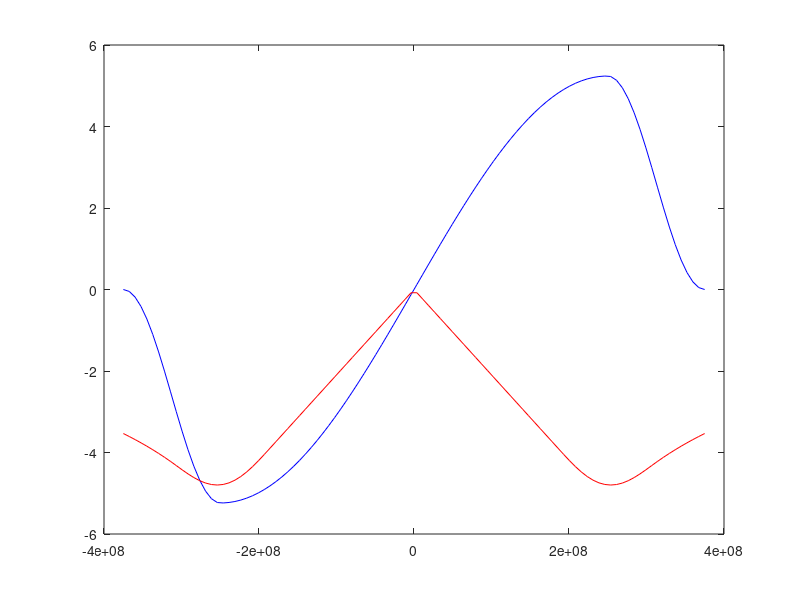
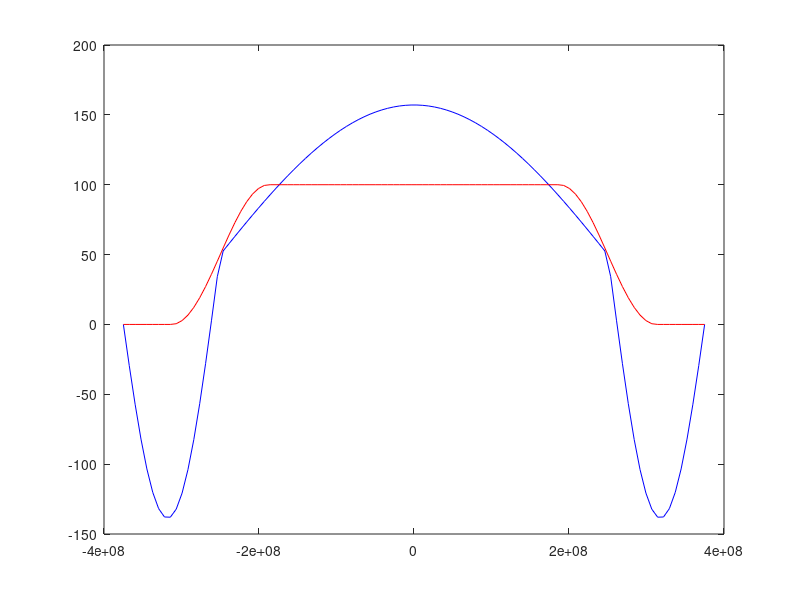
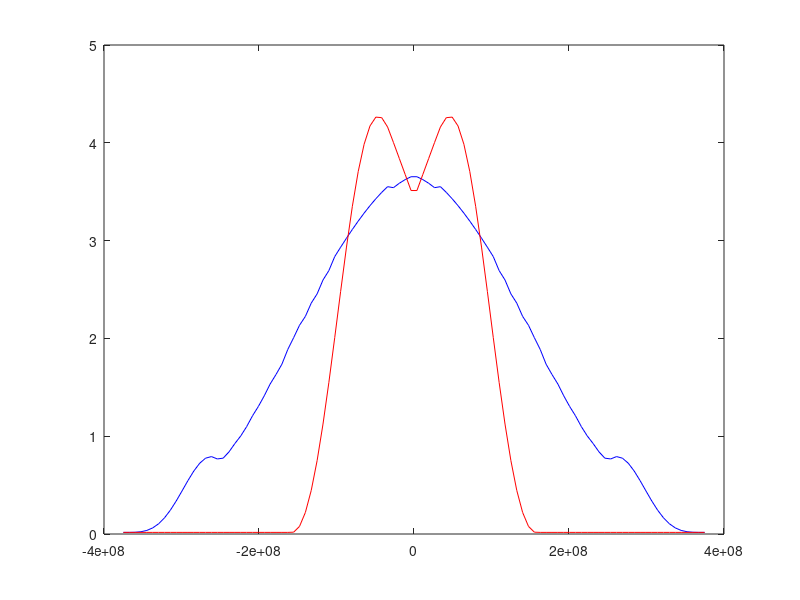

The MATLAB source for these figures, in order:
function pruebaequilibrio

j0 = 100;
h0  = 6.25e8;     % 0.625e3 km
r0  = 2.5e8;      % 2.5e3 km
Del = 1.25e8;     % 1.25e3 km (Delta)
c = 29979245800;  % speed of light cm/s
p0 = 0.01657;


n = 100;
r = -(r0+Del):2*(r0+Del)/(n-1):r0+Del;
Bphi = zeros(n,1);
jz = Bphi;
pres = Bphi;

ni = 100; % intervals


for i = 1:n
    if (abs(r(i)) < r0);
        Bphi(i) = 2*pi/c*j0*r0*sin(pi/2*r(i)/r0);
        jz(i)   = 0.5*j0*r0/r(i)*(pi/2*r(i)/r0*cos(pi/2*r(i)/r0) + ...
                  sin(pi/2*r(i)/r0));
    else
        Bphi(i) = sign(r(i))*pi*j0/c*r0*(1 - sin(pi*(r(i) - (r0 + Del/2))/Del));
        jz(i) = sign(r(i))*0.25*j0*r0/r(i)*(1 - pi*r(i)/Del*cos(pi/Del*(r(i) - r0 - Del/2)) - ...
                                 sin(pi/Del*(r(i) - r0 - Del/2)));
    end
    
    intBphij = 0;
    interval = (r0 + Del - abs(r(i)))/(ni-1);
    for j = 1:ni
        Ri = abs(r(i)) + (j-0.5)*interval;
        if (abs(Ri) < r0)
            
%             disp('oooooooooooooooooooooooooooo')
            Bj = 2*pi/c*j0*r0*sin(pi/2*Ri/r0);
            jj   = -0.5*j0*r0/Ri*(pi/2*Ri/r0*cos(pi/2*Ri/r0) + ...
                  sin(pi/2*Ri/r0));
%             pause
        else
            Bj = sign(Ri)*pi*j0/c*r0*(1 - sin(pi*(Ri - (r0 + Del/2))/Del));
            jj = sign(Ri)*0.25*j0*r0/Ri*(1 - pi*Ri/Del*cos(pi/Del*(Ri - r0 - Del/2)) - ...
                                 sin(pi/Del*(Ri - r0 - Del/2)));            
        end
                
%       intBphij
        intBphij = intBphij + 1/c*Bj*jj*interval;        
    end
    pres(i) = p0 - intBphij;
    
    
end
                             
         
BphiW = zeros(n,1);
jzW = BphiW;
presW = BphiW;
for i = 1:n
    R = abs(r(i));
    if (R >= 0. && R <= r0 - Del/2)
        BphiW(i) = -2.*pi/c*j0*R;
        jzW(i) = j0;
    elseif (R > r0 - Del/2 && R <= r0 + Del/2)
        BphiW(i) = -2.*pi*j0/(c*R)*(0.5*(r0 - Del/2.)^2 - (Del/pi)^2 + ...
                    R^2/2. + Del*R/pi*sin(pi/Del*(R - r0 + Del/2.)) + ...
                    (Del/pi)^2*cos(pi/Del*(R - r0 + Del/2.)) );
        jzW(i) = 0.5d0*j0*(cos(pi*(R - r0 + Del/2)/Del) + 1.);
           
    else
        BphiW(i) = -2.*pi*j0/(c*R)*(r0^2 + (Del/2.)^2 - 2.*(Del/pi)^2);
        BphiW(i)
        jzW(i) = 0;
    end    
    
    intBphij = 0;
    interval = r0 + Del/2 - R/(ni-1);
    for j = 1:ni
        Ri = R + (j-0.5)*interval;
        if (Ri <= r0 - Del/2)
            Bj = -2.*pi/c*j0*Ri;
            jj = j0;
        elseif (Ri > r0 - Del/2 && Ri <= r0 + Del/2) 
            Bj = -2.*pi*j0/(c*Ri)*(0.5*(r0 - Del/2.)^2 - (Del/pi)^2 + ...
                    Ri^2/2. + Del*Ri/pi*sin(pi/Del*(Ri - r0 + Del/2.)) + ...
                    (Del/pi)^2*cos(pi/Del*(Ri - r0 + Del/2.)) );
            jj = 0.5d0*j0*(cos(pi*(Ri - r0 + Del/2)/Del) + 1.);
        else
            jj = 0;
        end
                
        intBphij = intBphij + 1/c*Bj*jj*interval;        
    end
    presW(i) = p0 - intBphij;
    
    
    
    
end   
figure; plot(r,Bphi,'-b'); hold on; plot(r,BphiW,'-r')
figure; plot(r,jz,'-b'), hold on; plot(r,jzW,'-r')
figure; plot(r,pres,'-b'), hold on, plot(r,presW,'-r')